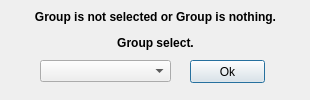
<?xml version="1.0" encoding="UTF-8"?>
<ui version="4.0">
 <class>GroupSelectDialog</class>
 <widget class="QDialog" name="GroupSelectDialog">
  <property name="geometry">
   <rect>
    <x>0</x>
    <y>0</y>
    <width>310</width>
    <height>100</height>
   </rect>
  </property>
  <property name="minimumSize">
   <size>
    <width>310</width>
    <height>100</height>
   </size>
  </property>
  <property name="maximumSize">
   <size>
    <width>310</width>
    <height>100</height>
   </size>
  </property>
  <property name="windowTitle">
   <string>GroupSelectDlg</string>
  </property>
  <property name="windowIcon">
   <iconset resource="addressmanagement.qrc">
    <normaloff>:/img/group_add.png</normaloff>:/img/group_add.png</iconset>
  </property>
  <widget class="QLabel" name="label">
   <property name="geometry">
    <rect>
     <x>0</x>
     <y>10</y>
     <width>311</width>
     <height>41</height>
    </rect>
   </property>
   <property name="font">
    <font>
     <weight>75</weight>
     <bold>true</bold>
    </font>
   </property>
   <property name="text">
    <string>&lt;html&gt;&lt;head/&gt;&lt;body&gt;&lt;p&gt;Group is not selected or Group is nothing.&lt;/p&gt;&lt;p&gt;Group select.&lt;/p&gt;&lt;/body&gt;&lt;/html&gt;</string>
   </property>
   <property name="alignment">
    <set>Qt::AlignCenter</set>
   </property>
  </widget>
  <widget class="QPushButton" name="pushButton_Ok">
   <property name="geometry">
    <rect>
     <x>190</x>
     <y>60</y>
     <width>75</width>
     <height>23</height>
    </rect>
   </property>
   <property name="text">
    <string>Ok</string>
   </property>
  </widget>
  <widget class="QComboBox" name="comboBox_Group">
   <property name="geometry">
    <rect>
     <x>40</x>
     <y>60</y>
     <width>131</width>
     <height>22</height>
    </rect>
   </property>
  </widget>
 </widget>
 <resources>
  <include location="addressmanagement.qrc"/>
 </resources>
 <connections/>
</ui>
